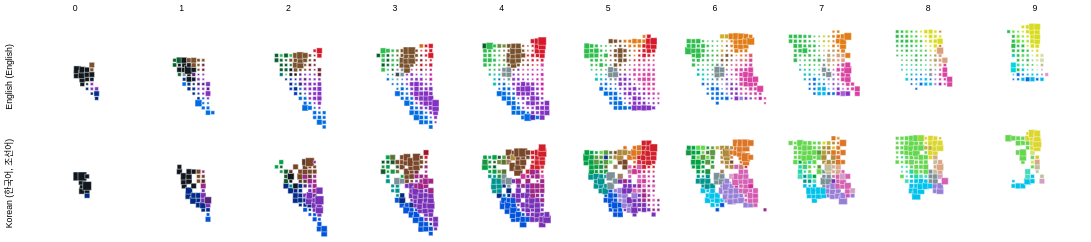

Vega-Lite specification for this chart:
### Vega-Lite specification from a JSON file in a GitHub repository (floating-point values rounded to 4 significant figures; data arrays with more than 128 entries replaced by an {"elided": "..."} marker saying what was removed)
{"$schema": "https://vega.github.io/schema/vega-lite/v3.json", "transform": [{"calculate": "datum.binA + -8", "as": "binA2"}, {"calculate": "datum.binB + -12", "as": "binB2"}, {"calculate": "datum.saliency + 4.405764584655451", "as": "sal"}, {"calculate": "datum.majorTerm +'-' + datum.lang", "as": "majorTermLang"}, {"filter": {"field": "lang", "oneOf": ["English (English)", "Korean (한국어, 조선어)"]}}], "config": {"view": {"stroke": null}, "background": "#fff"}, "facet": {"row": {"field": "lang", "type": "ordinal", "header": {"title": null}}, "column": {"field": "binL", "type": "ordinal", "header": {"title": null}}}, "spacing": {"row": -20, "column": -20}, "spec": {"layer": [{"height": 120, "width": 120, "mark": {"type": "square", "strokeWidth": "0.5", "stroke": "white"}, "encoding": {"x": {"field": "binA2", "type": "ordinal", "scale": {"domain": [-12, -11, -10, -9, -8, -7, -6, -5, -4, -3, -2, -1, 0, 1, 2, 3, 4, 5, 6, 7, 8, 9]}, "axis": null}, "y": {"field": "binB2", "type": "ordinal", "scale": {"domain": [9, 8, 7, 6, 5, 4, 3, 2, 1, 0, -1, -2, -3, -4, -5, -6, -7, -8, -9, -10, -11, -12]}, "axis": null}, "detail": {"field": "majorTerm", "type": "nominal"}, "size": {"field": "sal", "type": "quantitative", "scale": {"range": [4, 100], "type": "pow", "exponent": 2.5, "zero": false}, "legend": null}, "opacity": {"condition": {"selection": "bins", "value": 1}, "value": 0}, "color": {"field": "majorTermLang", "type": "nominal", "scale": {"domain": {"elided": "167 str values"}, "range": {"elided": "167 str values"}}, "legend": null}}}, {"height": 120, "width": 120, "selection": {"bins": {"type": "single", "fields": ["majorTerm"], "on": "mouseover"}}, "mark": "square", "encoding": {"x": {"field": "binA2", "type": "ordinal", "scale": {"domain": [-12, -11, -10, -9, -8, -7, -6, -5, -4, -3, -2, -1, 0, 1, 2, 3, 4, 5, 6, 7, 8, 9]}, "axis": null}, "y": {"field": "binB2", "type": "ordinal", "scale": {"domain": [9, 8, 7, 6, 5, 4, 3, 2, 1, 0, -1, -2, -3, -4, -5, -6, -7, -8, -9, -10, -11, -12]}, "axis": null}, "opacity": {"value": 0}, "size": {"value": 81}, "tooltip": [{"field": "majorTerm", "type": "nominal", "title": "Max Prob. Term"}, {"field": "lab", "type": "nominal", "title": "Lab (L,a,b)"}]}}], "resolve": {"scale": {"color": "independent"}}}, "data": {"values": {"elided": "2588 records"}}}
